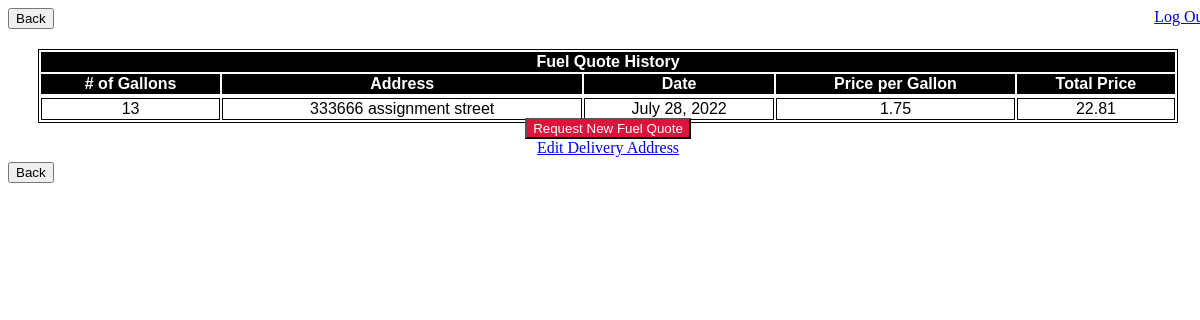
The app's page /1/QuoteHistory/, older data.
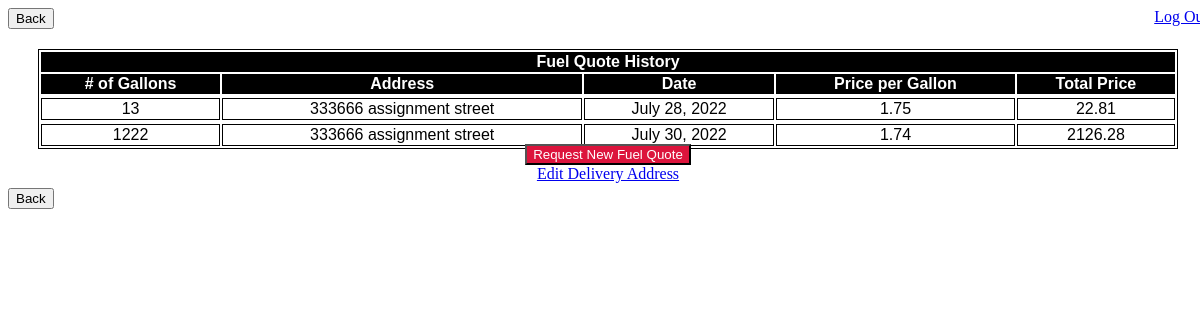
The same page, newer data.
### FuelSite/models.py (models this page shows, shortened)
class fuelQuote (models.Model):
    user = models.ForeignKey(User, on_delete = models.CASCADE) #I added a foreign key for this model as it's a many-to-one relationship ~Victoria
    gallonsRequested = models.PositiveIntegerField() #Changed the field to one that only accepts positive values ~ Victoria
    deliveryDate = models.DateField() #Will need an extra validation to make sure the delivery date isn't in the past ~ Victoria
    deliveryAddress = models.CharField(max_length = 100)
    suggestedPrice = models.DecimalField(max_digits = 100, decimal_places = 2)
    totalAmountDue = models.DecimalField(max_digits = 100, decimal_places = 2)

### FuelSite/views.py (the view)
# urls.py: path('<int:user_id>/QuoteHistory/', views.fuelHist, name="fuelHist"),
def fuelHist(request, user_id):
    data = fuelQuote.objects.filter(user=user_id)
    context = {
         'data':data,
         'user_id': user_id,
    }
    return render(request, 'FuelQuoteHist.html', context)

### FuelSite/templates/FuelQuoteHist.html (shortened to what this page needs)
<!DOCTYPE html>
<html>
<head>
  {% load static %}
  <link href="{% static 'style.css' %}" rel="stylesheet" type="text/css" />
</head>
<body>
  <header>
    <input type="button" class="back" name="back" value="Back" onclick = "history.back()">
    <a href="{% url 'home' %}" class="logout"> Log Out </a>
  </header>
  <main>
    <table align="center" class="quoteTable">
      <thead>
        <tr>
          <th colspan="5">Fuel Quote History</th>
        </tr>
      </thead>
      <thead>
        <tr>
          <th># of Gallons</th>
          <th>Address</th>
          <th>Date</th>
          <th>Price per Gallon</th>
          <th>Total Price</th>
        </tr>
      </thead>
      {% for item in data %}
      <tr>
        <tbody>
              <td>{{item.gallonsRequested}}</td>
              <td>{{item.deliveryAddress}}</td>
              <td>{{item.deliveryDate}}</td>
              <td>{{item.suggestedPrice}}</td>
              <td>{{item.totalAmountDue}}</td>
        </tbody>
      </tr>
      {% endfor %}
    </table>
    <div class="requestDiv">
      <input type="button" class="request" value="Request New Fuel Quote" onclick="location.href='{% url 'submitFuelQuote' user_id %}';">
    </div>
<div class="requestDiv">
    <a href="{% url 'submitCliForm' user_id %}" class="editClient">Edit Delivery Address </a>
</div>
  </main>
  <footer>
    <input type="button" class="back" name="back" value="Back" onclick = "history.back()">
  </footer>
</body>
</html>

### FuelSite/static/style.css (style rules this page uses)
html, body { height: 100%; width: 100%; }
footer { position: relative; top:20px }
.logout { float: right; }
.requestDiv { text-align: center; position: relative; top: 15px; }
.request { background-color: crimson; color: white; position: relative; }
table,td { font-family: Arial, Helvetica, sans-serif; border: 1px solid black; text-align: center; }
.quoteTable { width: 95%; position: relative; top: 20px }
thead, tfoot { background-color: black; color: white; }

Row changes from the older to the newer data that the page shows:
added fuelQuote: gallonsRequested "1222", deliveryAddress "333666 assignment street", deliveryDate "July 30, 2022", suggestedPrice "1.74", totalAmountDue "2126.28"
